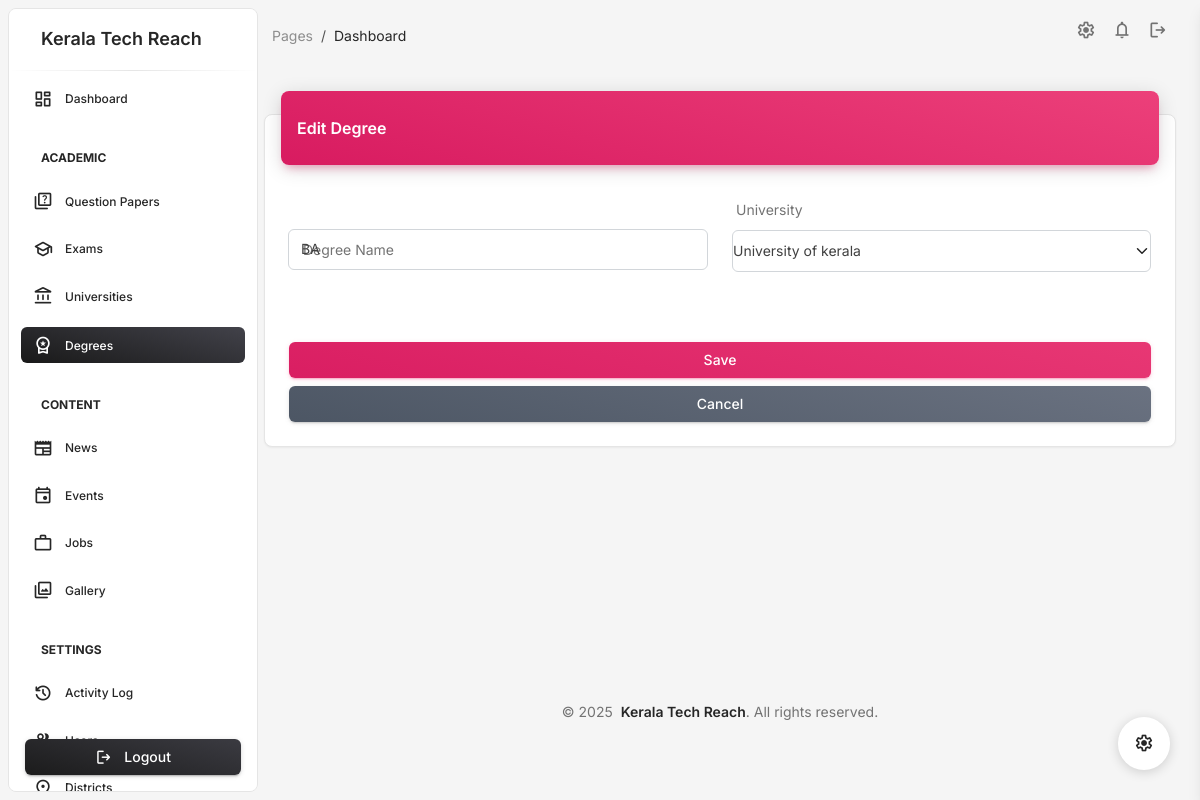
Before: /admindashboard/degrees/2/edit/ (signed in) with the older database file.
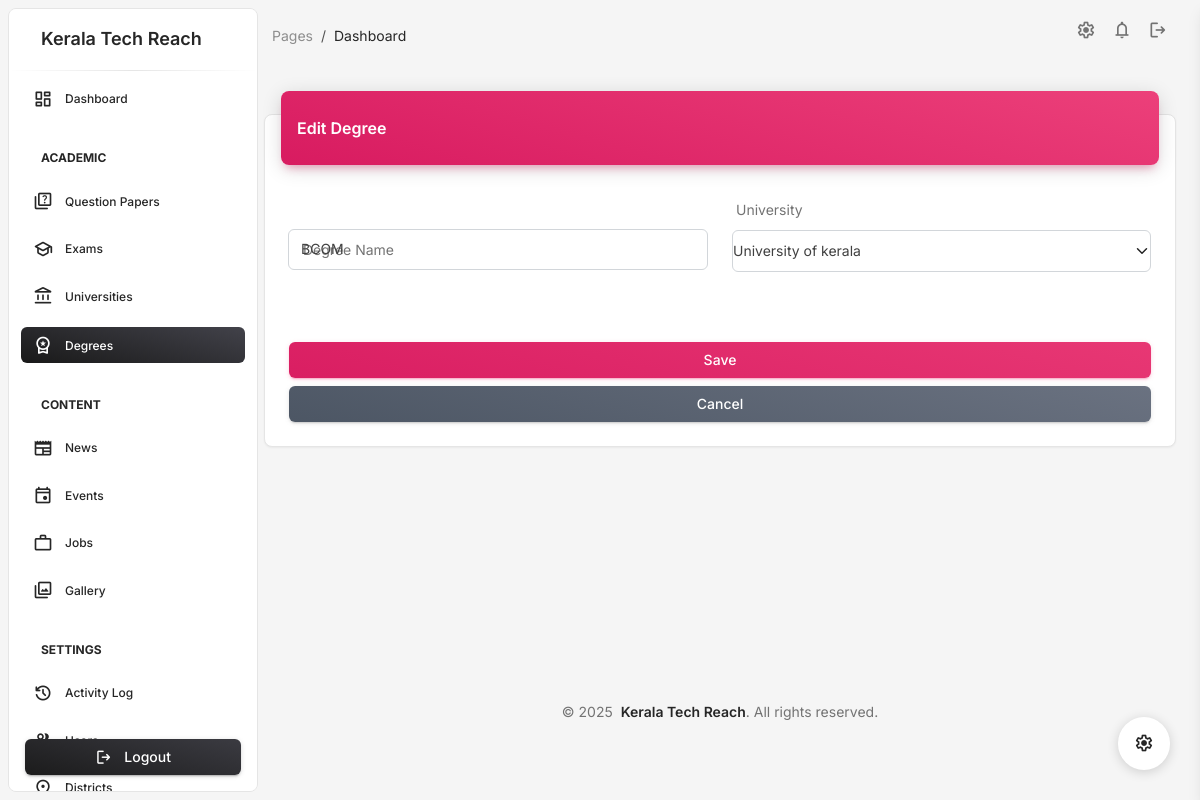
After: the same page with the newer database file.
### admindashboard/models.py (models this page shows, shortened)
class Degree(models.Model):
    name = models.CharField(max_length=200)
    university = models.ForeignKey(University, on_delete=models.CASCADE)
    created_by = models.ForeignKey('UserProfile', on_delete=models.CASCADE)

### admindashboard/views/academic.py (the view)
# urls.py: path('degrees/<int:pk>/edit/', degree_edit, name='degree_edit'),
@login_required
def degree_edit(request, pk):
    degree = get_object_or_404(Degree, pk=pk)
    if request.method == 'POST':
        form = DegreeForm(request.POST, instance=degree)
        if form.is_valid():
            form.save()
            messages.success(request, 'Degree updated successfully.')
            return redirect('admindashboard:degree_list')
    else:
        form = DegreeForm(instance=degree)
    return render(request, 'admindashboard/degree/form.html', {
        'form': form,
        'title': 'Edit Degree'
    })

### admindashboard/forms.py
class DegreeForm(forms.ModelForm):
    class Meta:
        model = Degree
        fields = ['name', 'university']
        widgets = {
            'name': forms.TextInput(attrs={'class': 'form-control'}),
            'university': forms.Select(attrs={'class': 'form-select'}),
        }

### admindashboard/models.py (called while the page is built)
    def __str__(self):
        return self.name

### admindashboard/templates/admindashboard/degree/form.html (shortened to what this page needs)
{% extends 'admindashboard/base.html' %}
{% load static %}
{% block content %}
<div class="container-fluid py-4">
    <div class="row">
        <div class="col-12">
            <div class="card my-4">
                <div class="card-header p-0 position-relative mt-n4 mx-3 z-index-2">
                    <div class="bg-gradient-primary shadow-primary border-radius-lg pt-4 pb-3">
                        <h6 class="text-white text-capitalize ps-3">{{ title }}</h6>
                    </div>
                </div>
                <div class="card-body px-4 pb-2">
                    <form method="post">
                        <div class="row">
                            <div class="col-md-6">
                                <div class="input-group input-group-outline my-5">
                                    <label class="form-label">Degree Name</label>
                                    {{ form.name }}
                                </div>
                            </div>
                            <div class="col-md-6">
                                <div class="my-3">
                                    <label class="form-label">University</label>
                                    {{ form.university }}
                                </div>
                            </div>
                        </div>
                        <div class="text-center">
                            <button type="submit" class="btn bg-gradient-primary w-100 my-4 mb-2">Save</button>
                            <a href="{% url 'admindashboard:degree_list' %}" class="btn bg-gradient-secondary w-100">Cancel</a>
                        </div>
                    </form>
                </div>
            </div>
        </div>
    </div>
</div>
{% endblock %}

Changed rows visible on the page:
changed Degree "University of kerala": name "BA" → "BCOM"
